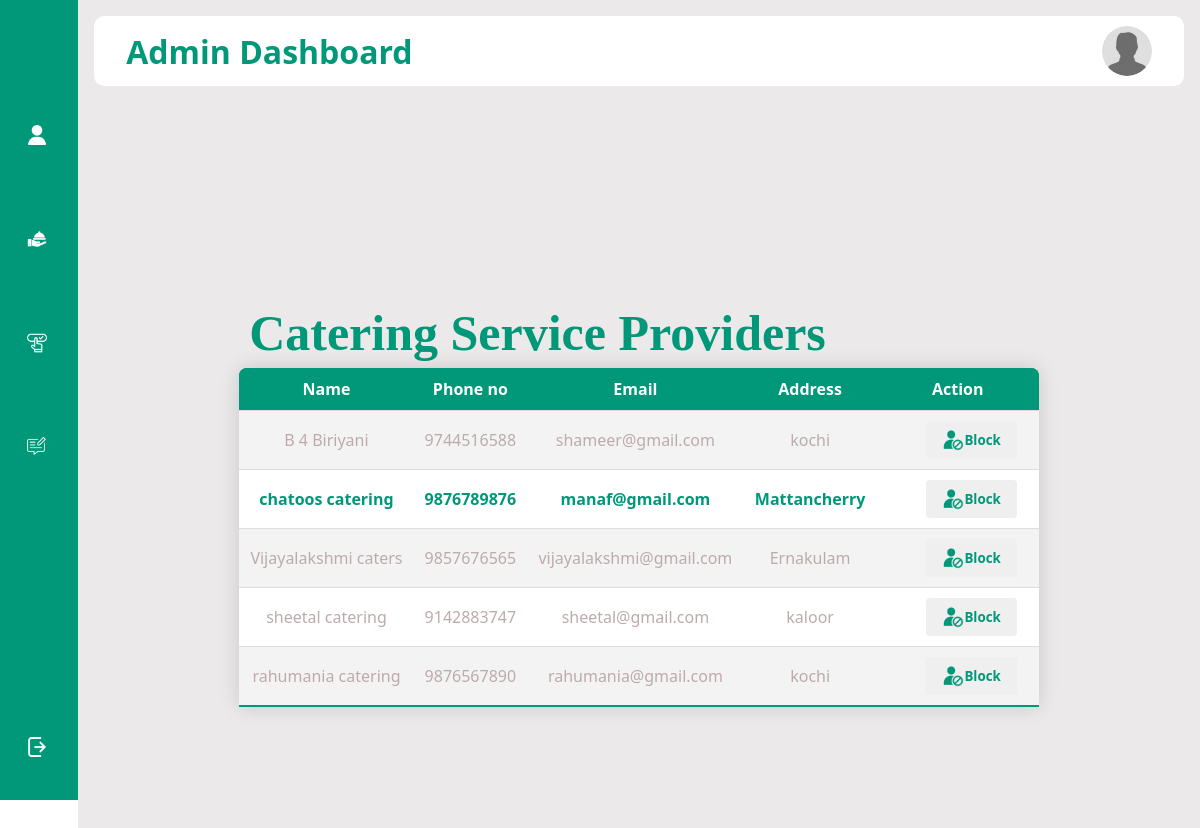
Page /managecsp.php on the committed database.
### tables this page shows
CREATE TABLE `user` (
  `userid` int(10) NOT NULL,
  `name` varchar(30) NOT NULL,
  `phno` varchar(15) NOT NULL,
  `email` varchar(50) NOT NULL,
  `password` varchar(30) NOT NULL,
  `usertype` varchar(30) NOT NULL,
  `status` varchar(50) NOT NULL
);

CREATE TABLE `csp_table` (
  `csp_id` int(11) NOT NULL,
  `userid` int(11) NOT NULL,
  `csp_name` varchar(100) NOT NULL,
  `location` varchar(200) NOT NULL,
  `status` enum('approved','requested') NOT NULL DEFAULT 'requested',
  `category` varchar(20) NOT NULL,
  `logo` varchar(255) DEFAULT NULL
);

### managecsp.php (the view, shortened to what this page needs)
<!DOCTYPE html>
<html lang="en">
<head>
    <link rel="stylesheet" href="style/style.css">
</head>
<body class="adm">
    <div class="sidebar">
        <div class="logo">
        </div>
        <ul class="menu">
            <li class="active">
                <a href="admindashboard.php">
                    <img src="images/user.png" alt="">
                </a>
            </li>
            <li>
                <a href="managecsp.php">
                    <img src="images/food-service.png" alt="">
                </a>
            </li>
            <li>
                <a href="viewbooking.php">
                    <img src="images/booking.png" alt="">
                </a>
            </li>
            <li>
                <a href="viewfeedback.php">
                    <img src="images/feedback.png" alt="">
                </a>
            </li>
            <li class="logout">
                <a href="login.php">
                    <img src="images/logout.png" alt="">
                </a>
            </li>
        </ul>
    </div>
    <div class="maincontent">
        <div class="wrapper">
            <div class="title">
                <h1>Admin Dashboard</h1>
            </div>
            <div class="info">
                <img src="images/guest-user-250x250.jpg" alt="">
            </div>
        </div>
        <div class="vuser">
            <div class="head">
                <h1>Catering Service Providers</h1>
            </div>
            <table>
                <tr>
                    <th>Name</th>
                    <th>Phone no</th>
                    <th>Email</th>
                    <th>Address</th>
                    <th>Action</th>
                </tr>
                <?php
                        $dbcon = mysqli_connect("localhost", "root", "", "caterease");
                        $sql = "SELECT * FROM user WHERE usertype = 'CSP'";
                        $sql2="SELECT * FROM csp_table";
                        $data = mysqli_query($dbcon, $sql);
                        $data2 =mysqli_query($dbcon, $sql2);
                        if (mysqli_num_rows($data) > 0) {
                            while ($row = mysqli_fetch_assoc($data)) {
                                $row2 = mysqli_fetch_assoc($data2);
                                $id = $row["userid"];
                                echo "<tr class='hover'>";
                                echo "<td>" . htmlspecialchars($row2['csp_name']) . "</td>";
                                echo "<td>" . htmlspecialchars($row['phno']) . "</td>";
                                echo "<td>" . htmlspecialchars($row['email']) . "</td>";
                                echo "<td>" . htmlspecialchars($row2['location']) . "</td>";
                                echo "<td>";
                                if ($row['status'] == "active") {
                                    echo "<form method='post' style='display: flex; align-items: center; padding-left: 40px'>
                                    <button name='blockuser' value='{$id}' type='submit' class='block' style='margin-right: 10px;'>
                                    <img src='images/block-user.png'> Block</button>";
                                    echo"</form>";
                        } else {
                                    echo "<form method='post'><button name='unblockuser' value='{$id}' type='submit' class='unblock'><img src='images/unlock.png'> UnBlock</button></form>";
                                }
                                echo "</td>";
                                echo "</tr>";
                            }
                        } else {
                            echo "<tr><td colspan='5'>No users found.</td></tr>";
                        }
                    ?>
            </table>
        </div>
    </div>
</body>
</html>

### style/style.css (style rules this page uses)
* { margin: 0; padding: 0; font-family: system-ui, -apple-system, BlinkMacSystemFont, 'Segoe UI', Roboto, Oxygen, Ubuntu, Cantarell, 'Open Sans', 'Helvetica Neue', sans-serif; }
* { margin: 0; padding: 0; }
.wrapper { width:85%; margin: 0 auto; }
div.vuser { display: flex; justify-content: center; flex-direction: column; align-items: center; height: 100vh; }
div.vuser div.head { height:70px; display: flex; justify-content: space-between; align-items: center; width: 800px; }
div.vuser div.head h1 { font-size: 50px; font-family: serif; color: #009879; margin-left: 10px; }
div.vuser table { background-color: #008080; color: white; width: 800px; border-radius: 8px 8px 0 0; overflow: hidden; box-shadow: 0 0 20px rgb(0,0,0,0.15); }
div.vuser table,th { height: 40px; }
div.vuser table,th,td { border-collapse:collapse ; padding: 10px; align-items: center; text-align: center; }
div.vuser table tr { background-color: #009879; border-bottom: 1px solid #dddddd; }
div.vuser table tr.hover { background-color: rgb(255, 255, 255); color: rgb(189, 171, 171); border-bottom: 1px solid #dddddd; }
div.vuser table tr.hover:nth-of-type(even) { background-color: #f3f3f3; }
div.vuser table tr.hover:last-of-type { border-bottom: 2px solid #009879; }
div.vuser table tr.hover:nth-child(3) { font-weight: bold; color: #009879; }
div.vuser table tr td button { padding: 8px 16px; color: white; border: none; cursor: pointer; border-radius: 4px; transition: background-color 0.3s ease; display: flex; align-items: center; }
div.vuser table tr td button.block { color: #009879; font-weight: 700; }
div.vuser table tr td img { width: 22px; }
* { margin: 0; padding: 0; border: none; outline: none; box-sizing: border-box; font-family: system-ui, -apple-system, BlinkMacSystemFont, 'Segoe UI', Roboto, Oxygen, Ubuntu, Cantarell, 'Open Sans', 'Helvetica Neue', sans-serif; }
body.adm { display: flex; }
div.sidebar { position: sticky; top: 0; left: 0; bottom: 0; width: 80px; height: 100vh; padding: 0 1.7rem; color: #fff; transition: all 0.5s linear; background-color: #009879; overflow: hidden; }
div.sidebar div.logo { height: 80px; padding: 16px; }
div.sidebar ul.menu { height: 88%; position: relative; list-style: none; padding: 0; }
div.sidebar ul.menu li { padding: 25px; padding-left: 0; margin: 6px 0; border-radius: 8px; transition: all 0.5s linear; }
div.sidebar ul.menu li a { color: #fff; font-size: 18px; font-weight: 600; text-decoration: none; display: flex; align-items: center; gap: 1.5rem; }
div.sidebar ul.menu li a img { width: 20px; }
div.sidebar ul.menu li.logout { position: absolute; bottom: 0; left: 0; width: 100%; }
div.maincontent { position: relative; background-color: #ebe9e9; width: 100%; padding: 1rem; }
div.maincontent div.wrapper img { width: 50px; height: 50px; cursor: pointer; border-radius: 50%; }
div.maincontent div.wrapper { display: flex; justify-content: space-between; align-items: center; flex-wrap: wrap; background: #fff; border-radius: 10px; padding: 10px 2rem; margin-bottom: 1rem; width: 100%; }
div.maincontent div.wrapper div.title { color: #009879; }
div.maincontent div.wrapper div.info { display: flex; align-items: center; gap: 1rem; }
div.vuser1 table,th { height: 40px; }
div.vuser1 table,th,td { border-collapse:collapse ; padding: 10px; align-items: center; text-align: center; }

### rows in the picture
user: csp_table.csp_name "B 4 Biriyani", phno "9744516588", email "shameer@gmail.com", csp_table.location "kochi", $id 119 (drawn)
user: csp_table.csp_name "chatoos catering", phno "9876789876", email "manaf@gmail.com", csp_table.location "Mattancherry", $id 1011 (drawn)
user: csp_table.csp_name "Vijayalakshmi caters", phno "9857676565", email "vijayalakshmi@gmail.com", csp_table.location "Ernakulam", $id 1012 (drawn)
user: csp_table.csp_name "sheetal catering", phno "9142883747", email "sheetal@gmail.com", csp_table.location "kaloor", $id 1013 (drawn)
user: csp_table.csp_name "rahumania catering", phno "9876567890", email "rahumania@gmail.com", csp_table.location "kochi", $id 1014 (drawn)
